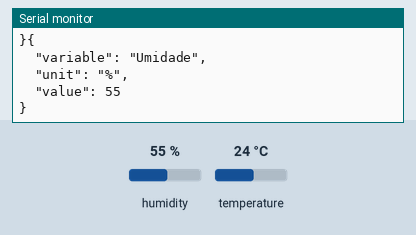
Bench run of a sketch on a simulated Arduino Uno, built with avr-gcc and run on an emulated ATmega328P. On the bench: the last lines printed to the serial monitor. The test bench sets the inputs (shaded band); at power-on: humidity 55 %, temperature 24 °C.

Above: at 6.2 s.
6.3 s: humidity set to 22 %
At 11.6 s:
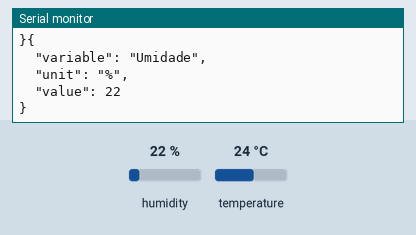
12.0 s: temperature set to 12 °C
17.7 s: humidity set to 40 %
At 21.2 s:
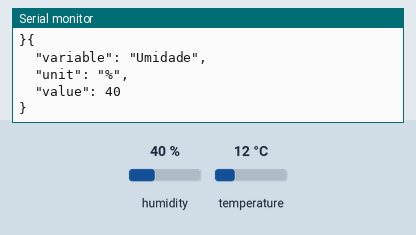
Timing chart, 0 to 22.7 s (numbered marks = the images above; inputs shaded):
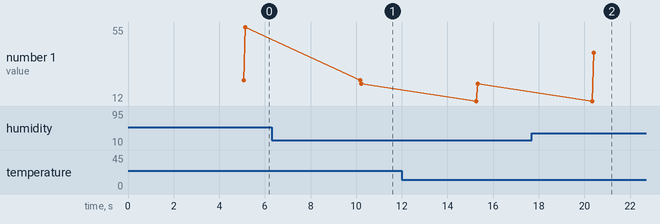

The sketch:

SensorJson.ino
```cpp
//INCLUSÃO DAS BIBLIOTECAS
#include <dht.h>
#include <ArduinoJson.h>

//DEFINIÇÃO DE PINOS
#define pinoDHT11 7

dht sensorDHT11;

void setup() {
  Serial.begin(9600);
  delay(5000);

}

void loop() {
  sensorDHT11.read11(pinoDHT11);

  DynamicJsonBuffer jBufferT;
  JsonObject& root1 = jBufferT.createObject();

  root1["variable"] = "Temperatura";
  root1["unit"] = "C";
  root1["value"] = sensorDHT11.temperature;


  DynamicJsonBuffer jBufferU;
  JsonObject& root2 = jBufferU.createObject();

  root2["variable"] = "Umidade";
  root2["unit"] = "%";
  root2["value"] = sensorDHT11.humidity;

  root1.prettyPrintTo(Serial);
  root2.prettyPrintTo(Serial);


  delay(5000);
}
```

Measured:
- after the input at 6.3 s, the serial monitor: prints a new line after 3.9 s (image 1)
- after the input at 17.7 s, the serial monitor: prints a new line after 2.7 s (image 2)
- plotted number 1: 55 → 22 after the input at 6.3 s, 22 → 40 after the input at 17.7 s
